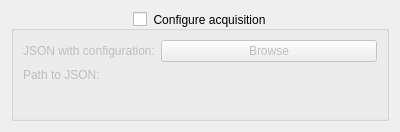
<?xml version="1.0" encoding="UTF-8"?>
<ui version="4.0">
 <class>AcquisitionConfig</class>
 <widget class="QWidget" name="AcquisitionConfig">
  <property name="geometry">
   <rect>
    <x>0</x>
    <y>0</y>
    <width>400</width>
    <height>132</height>
   </rect>
  </property>
  <property name="windowTitle">
   <string>Acquisition Widget</string>
  </property>
  <layout class="QVBoxLayout" name="verticalLayout">
   <item>
    <widget class="QGroupBox" name="acquisitionGroupBox">
     <property name="title">
      <string>Configure acquisition</string>
     </property>
     <property name="alignment">
      <set>Qt::AlignCenter</set>
     </property>
     <property name="checkable">
      <bool>true</bool>
     </property>
     <property name="checked">
      <bool>false</bool>
     </property>
     <layout class="QFormLayout" name="formLayout">
      <item row="2" column="0">
       <widget class="QLabel" name="label1">
        <property name="text">
         <string>JSON with configuration:</string>
        </property>
       </widget>
      </item>
      <item row="2" column="1">
       <widget class="QPushButton" name="browseJSONButton">
        <property name="text">
         <string>Browse</string>
        </property>
       </widget>
      </item>
      <item row="4" column="0">
       <widget class="QLabel" name="label2">
        <property name="text">
         <string>Path to JSON:</string>
        </property>
       </widget>
      </item>
      <item row="4" column="1">
       <widget class="QLabel" name="configJSONPathLabel">
        <property name="text">
         <string/>
        </property>
       </widget>
      </item>
     </layout>
    </widget>
   </item>
  </layout>
 </widget>
 <resources/>
 <connections/>
</ui>
